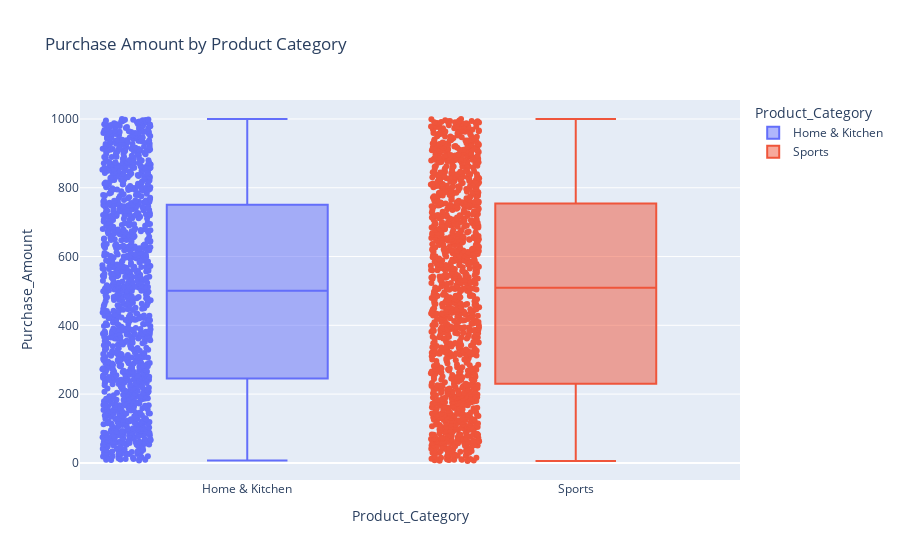

This figure's notebook cell:
### Markdown cell above
#### The output above shows that there is a lack of statistical significance, so the sports category does not sell more than the Home & Kitchen category.

### Code cell
# Assuming hypoth_df is already defined
filtered_df = hypoth_df[hypoth_df['Product_Category'].isin(['Sports', 'Home & Kitchen'])]

fig = px.box(
    filtered_df,
    x='Product_Category',
    y='Purchase_Amount',
    title='Purchase Amount by Product Category',
    color='Product_Category',
    points='all'  # Shows individual data points as jittered dots
)

fig.show()

### Figure 1 — Plotly figure (JSON) as saved in the notebook; plotly's stock layout.template omitted (floating-point values rounded to 4 significant figures; data arrays with more than 128 entries replaced by an {"elided": "..."} marker saying what was removed)
{"data": [{"alignmentgroup": "True", "boxpoints": "all", "hovertemplate": "Product_Category=%{x}<br>Purchase_Amount=%{y}<extra></extra>", "legendgroup": "Home & Kitchen", "marker": {"color": "#636efa"}, "name": "Home & Kitchen", "notched": false, "offsetgroup": "Home & Kitchen", "orientation": "v", "showlegend": true, "type": "box", "x": {"elided": "1225 str values"}, "x0": " ", "xaxis": "x", "y": {"elided": "1225 float values"}, "y0": " ", "yaxis": "y"}, {"alignmentgroup": "True", "boxpoints": "all", "hovertemplate": "Product_Category=%{x}<br>Purchase_Amount=%{y}<extra></extra>", "legendgroup": "Sports", "marker": {"color": "#EF553B"}, "name": "Sports", "notched": false, "offsetgroup": "Sports", "orientation": "v", "showlegend": true, "type": "box", "x": {"elided": "1288 str values"}, "x0": " ", "xaxis": "x", "y": {"elided": "1288 float values"}, "y0": " ", "yaxis": "y"}], "layout": {"boxmode": "overlay", "legend": {"title": {"text": "Product_Category"}, "tracegroupgap": 0}, "title": {"text": "Purchase Amount by Product Category"}, "xaxis": {"anchor": "y", "categoryarray": ["Home & Kitchen", "Sports"], "categoryorder": "array", "domain": [0, 1], "title": {"text": "Product_Category"}}, "yaxis": {"anchor": "x", "domain": [0, 1], "title": {"text": "Purchase_Amount"}}}}
